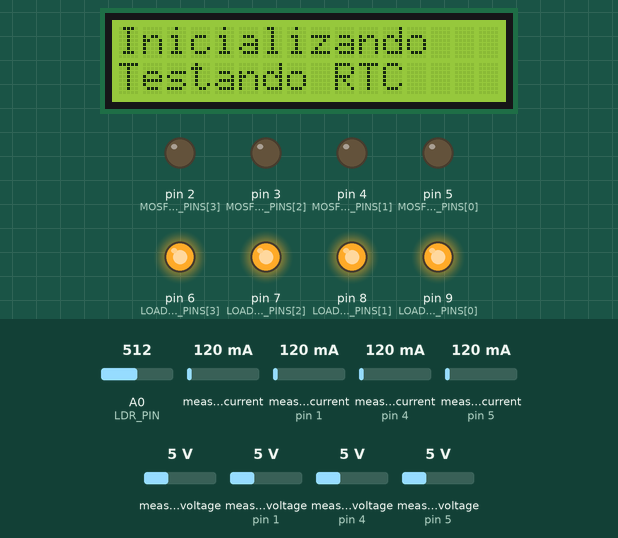
Simulated run of this sketch. Board: Arduino Uno, built with avr-gcc and run on an emulated ATmega328P. On the bench: 16×2 character LCD, output pins drawn as LEDs (lit = HIGH). Inputs (shaded band) come from the test bench; at power-on: A0 (LDR_PIN) = 512, measured current 120 mA, measured current (sensors on pin 1, pin 4, pin 5) 120 mA, measured voltage 5 V, measured voltage (sensors on pin 1, pin 4, pin 5) 5 V. The local clock reads 2024-03-15 10:24:30 at power-on unless the sketch sets it; storage starts empty; what the sketch prints to the serial monitor is not drawn.

Above: at 0.4 s.
At 0.9 s:
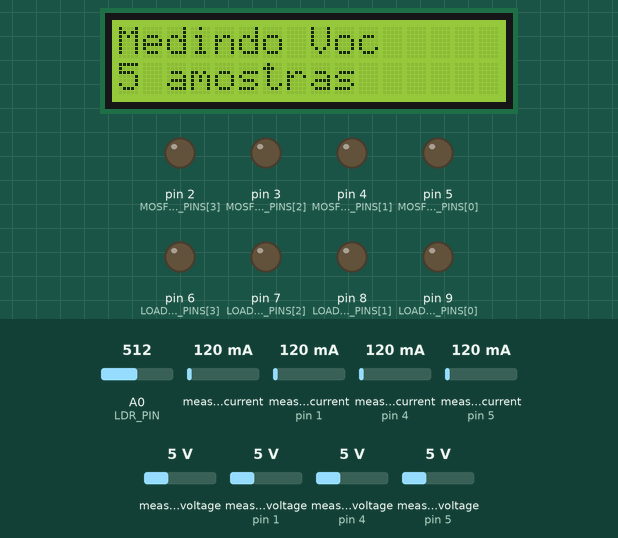
At 1.7 s:
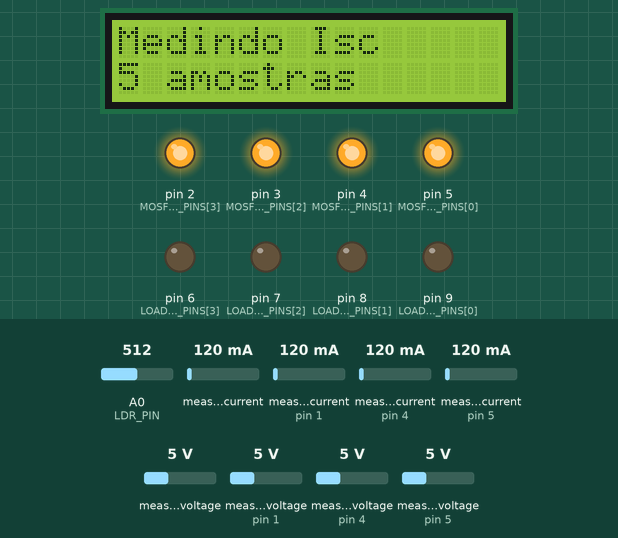
At 2.4 s:
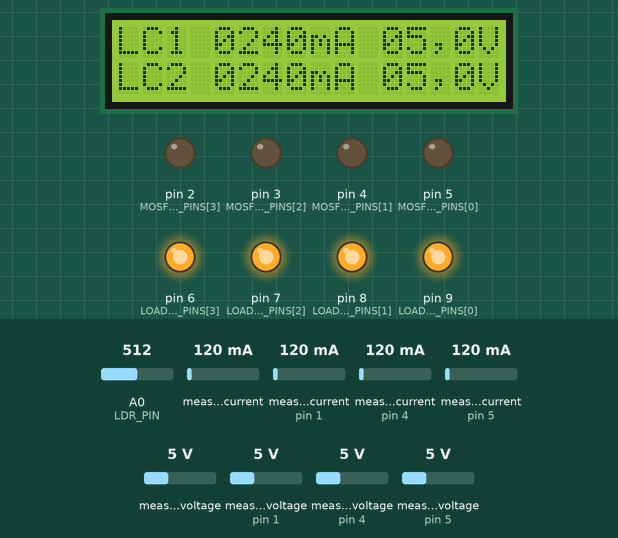
At 12.1 s:
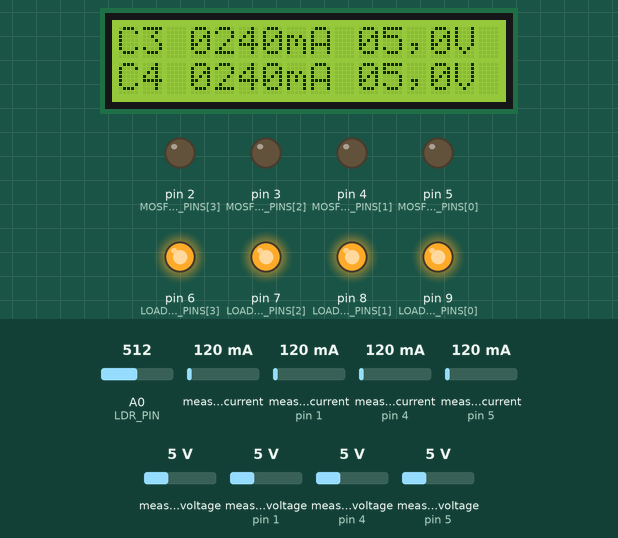
At 36.1 s:
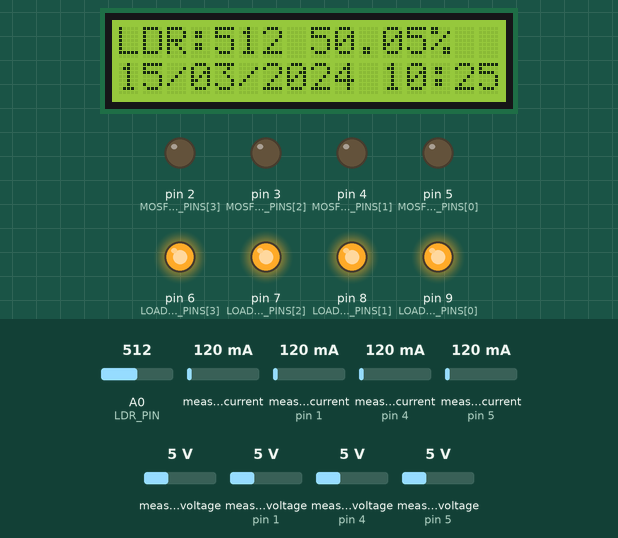
Timing chart, 0 to 37.6 s (numbered marks = the images above):
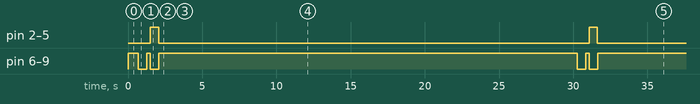

Measured:
- by itself, pin 2 (MOSFET_GATE_PINS[3]), pin 3 (MOSFET_GATE_PINS[2]), pin 4 (MOSFET_GATE_PINS[1]), pin 5 (MOSFET_GATE_PINS[0]): HIGH → LOW at 2.1 s, → HIGH 29.0 s later, → LOW 0.55 s later
- by itself, pin 6 (LOAD_GATE_PINS[3]), pin 7 (LOAD_GATE_PINS[2]), pin 8 (LOAD_GATE_PINS[1]), pin 9 (LOAD_GATE_PINS[0]): HIGH → LOW at 0.69 s, → HIGH 0.57 s later, → LOW 0.25 s later, → HIGH 0.57 s later, … (8 changes in this stretch)
- what the display in image 2 shows lasts 0.8 s, from 1.6 s to 2.4 s
- what the display in image 3 shows lasts 1.6 s, from 2.4 s to 4.0 s
- what the display in image 4 shows lasts 4.0 s, from 12.0 s to 16.0 s

The sketch:

2026-2.0.ino
```cpp
/*
  PhotoVoltaic 2026 - combined-display version

  Includes:
  - Four INA219 channels at 0x40, 0x41, 0x44 and 0x45.
  - Loaded, open-circuit and short-circuit measurements.
  - MOSFET load/short switching with dead-time interlock.
  - Averaged OC and SC readings, plus CSV logging to pv_iv.csv.
  - Five LCD screens: loaded CH1-CH2, loaded CH3-CH4,
    combined SC current + OC voltage for CH1-CH2,
    combined SC current + OC voltage for CH3-CH4,
    and LDR/date/time.
*/

//-----libraries-------
#define ENABLE_INA219   1 // INA219 measurement system enabled.
#define ENABLE_I2C_SCAN 0 // Set to 1 temporarily when diagnosing the I2C bus.

#include <Adafruit_INA219.h>
#include <DS1307RTC.h>
#include <LiquidCrystal_I2C.h>
#include <SPI.h>
#include <SD.h>
#include <TimeLib.h>
#include <Wire.h>

LiquidCrystal_I2C lcd(0x27, 16, 2);

// I2C addresses: LCD 0x27, RTC 0x68, and INA219 channels 1-4.
const uint8_t INA219_CH1_ADDR = 0x40;
const uint8_t INA219_CH2_ADDR = 0x41;
const uint8_t INA219_CH3_ADDR = 0x44;
const uint8_t INA219_CH4_ADDR = 0x45;

Adafruit_INA219 ina219_ch1(INA219_CH1_ADDR);
Adafruit_INA219 ina219_ch2(INA219_CH2_ADDR);
Adafruit_INA219 ina219_ch3(INA219_CH3_ADDR);
Adafruit_INA219 ina219_ch4(INA219_CH4_ADDR);

float shuntVoltageMV[4]    = {0, 0, 0, 0};
float busVoltageV[4]       = {0, 0, 0, 0};
float currentMA[4]         = {0, 0, 0, 0};
float ocShuntVoltageMV[4]  = {0, 0, 0, 0};
float ocBusVoltageV[4]     = {0, 0, 0, 0};
float ocCurrentMA[4]       = {0, 0, 0, 0};
float iscShuntVoltageMV[4] = {0, 0, 0, 0};
float iscBusVoltageV[4]    = {0, 0, 0, 0};
float iscCurrentMA[4]      = {0, 0, 0, 0};

// built-in 0.1Ω shunt is in parallel with external 0.1Ω shunt.
// Equivalent resistance is 0.05Ω
// current result must be multiplied by 0.1 / 0.05 = 2.
const float CURRENT_SCALE = 2.0;

// setting pins
const uint8_t chipSelect = 10; //sd card reader -> CS[D10]
const uint8_t LDR_PIN    = A0; //light sensor -> A0=D14

// Array order is CH1, CH2, CH3, CH4.
const uint8_t MOSFET_GATE_PINS[4] = {5, 4, 3, 2};

// Series load MOSFET gates: HIGH connects the load, LOW opens the circuit.
const uint8_t LOAD_GATE_PINS[4]         = {9, 8, 7, 6};
const bool ALL_CHANNELS[4]              = {true, true, true, true};
const bool OC_CHANNEL_ENABLED[4]        = {true, true, true, true};
const unsigned long OC_SETTLE_MS        = 250;
const unsigned long ISC_SETTLE_MS       = 250;
const uint8_t MEASUREMENT_SAMPLE_COUNT  = 5;
const unsigned long SAMPLE_INTERVAL_MS  = 20;
const unsigned long MOSFET_DEAD_TIME_MS = 10;

// LDR
uint16_t ldrRaw = 0;
float ldrVolt   = 0.0;
float ldrPct    = 0.0; //percentage

int8_t   lastMin = -1;
#if ENABLE_INA219
const char* DATA_FILE = "pv_iv.csv";
#else
const char* DATA_FILE = "test.csv";
#endif
tmElements_t displayTime;
bool displayTimeValid = false;

// display
uint8_t screen                     = 0;
unsigned long lastScreenSwitch     = 0;
const unsigned long screenInterval = 4000; // 4 seconds

bool displayDirty = true;

void Leitura(const tmElements_t &time);
#if ENABLE_INA219
void INA219_read(Adafruit_INA219 &sensor, float &shuntMV,
                 float &busV, float &currentMAValue);
void printINAValues(float shuntMV, float busV, float currentMAValue);
void printMeasurements(const __FlashStringHelper *label,
                       const float shuntMV[4], const float busV[4],
                       const float currentValueMA[4],
                       const bool enabledChannels[4]);
void averageINA219Readings(float shuntMV[4], float busV[4],
                           float currentValueMA[4],
                           const bool enabledChannels[4]);
void writeCsvHeader(File &dataFile);
#endif

void showStartupStep(const __FlashStringHelper* serialMessage,
                     const __FlashStringHelper* lcdMessage)
{
  Serial.println(serialMessage);
  Serial.flush();
  lcd.clear();
  lcd.setCursor(0, 0);
  lcd.print(F("Inicializando"));
  lcd.setCursor(0, 1);
  lcd.print(lcdMessage);
}

#if ENABLE_I2C_SCAN
void scanI2CBus()
{
  uint8_t devicesFound = 0;

  Serial.println(F("Scanning I2C addresses..."));
  for (uint8_t address = 1; address < 127; address++) {
    Wire.beginTransmission(address);
    uint8_t error = Wire.endTransmission();

    if (error == 0) {
      Serial.print(F("I2C device found at 0x"));
      if (address < 0x10) Serial.print('0');
      Serial.println(address, HEX);
      devicesFound++;
    } else if (error == 4) {
      Serial.print(F("Unknown I2C error at 0x"));
      if (address < 0x10) Serial.print('0');
      Serial.println(address, HEX);
    }
  }

  Serial.print(F("I2C scan complete. Devices found: "));
  Serial.println(devicesFound);
  Serial.flush();
}
#endif

void setShortCircuit(bool enabled)
{
  if (enabled) {
    // Disconnect every load before enabling its parallel shorting MOSFET.
    for (uint8_t i = 0; i < 4; i++) {
      digitalWrite(MOSFET_GATE_PINS[i], LOW);
      digitalWrite(LOAD_GATE_PINS[i], LOW);
    }
    delay(MOSFET_DEAD_TIME_MS);
    for (uint8_t i = 0; i < 4; i++) {
      digitalWrite(MOSFET_GATE_PINS[i], HIGH);
    }
  } else {
    // Remove every short before reconnecting the corresponding load.
    for (uint8_t i = 0; i < 4; i++) {
      digitalWrite(MOSFET_GATE_PINS[i], LOW);
    }
    delay(MOSFET_DEAD_TIME_MS);
    for (uint8_t i = 0; i < 4; i++) {
      digitalWrite(LOAD_GATE_PINS[i], HIGH);
    }
  }

  Serial.println(enabled ? F("Short circuit ON; loads OFF")
                         : F("Short circuit OFF; loads ON"));
  Serial.flush();
}

void setLoadsConnected(bool connected)
{
  for (uint8_t i = 0; i < 4; i++) {
    bool loadConnected = OC_CHANNEL_ENABLED[i] ? connected : true;
    digitalWrite(LOAD_GATE_PINS[i], loadConnected ? HIGH : LOW);
  }

  Serial.println(connected ? F("All loads connected")
                           : F("All loads disconnected (open circuit)"));
  Serial.flush();
}

void setup(){
  tmElements_t time;
  Serial.begin(9600);

  // LOW is the safe/normal loaded state for the parallel IRLZ44N switches.
  for (uint8_t i = 0; i < 4; i++) {
    digitalWrite(MOSFET_GATE_PINS[i], LOW);
    pinMode(MOSFET_GATE_PINS[i], OUTPUT);

    // HIGH is the normal state for the series load switches.
    digitalWrite(LOAD_GATE_PINS[i], HIGH);
    pinMode(LOAD_GATE_PINS[i], OUTPUT);
  }

  Wire.begin();

  lcd.init();
  lcd.backlight();
  lcd.clear();
  lcd.setCursor(0, 0);
  lcd.print(F("Ola Bender"));
  lcd.setCursor(0, 1);
  lcd.print(F("ligando sistema"));


  Serial.println(F("PV monitor"));
  Serial.flush();

#if ENABLE_I2C_SCAN
  scanI2CBus();
#endif

//-----error checks----
#if ENABLE_INA219
  showStartupStep(F("INA CH1 test"), F("Test INA CH1"));
  if (!ina219_ch1.begin())
  {
    Serial.println(F("INA CH1 failed"));
    lcd.clear();
    lcd.setCursor(0, 0);
    lcd.print(F("Erro INA CH1"));
    while (1);
  }

  showStartupStep(F("INA CH2 test"), F("Test INA CH2"));
  if (!ina219_ch2.begin())
  {
    Serial.println(F("INA CH2 failed"));
    lcd.clear();
    lcd.setCursor(0, 0);
    lcd.print(F("Erro INA CH2"));
    while (1);
  }

  showStartupStep(F("INA CH3 test"), F("Test INA CH3"));
  if (!ina219_ch3.begin())
  {
    Serial.println(F("INA CH3 failed"));
    lcd.clear();
    lcd.setCursor(0, 0);
    lcd.print(F("Erro INA CH3"));
    while (1);
  }

  showStartupStep(F("INA CH4 test"), F("Test INA CH4"));
  if (!ina219_ch4.begin())
  {
    Serial.println(F("INA CH4 failed"));
    lcd.clear();
    lcd.setCursor(0, 0);
    lcd.print(F("Erro INA CH4"));
    while (1);
  }
#endif

  showStartupStep(F("SD test"), F("Testando SD"));
  if (!SD.begin(chipSelect))
  {
    pinMode(10, OUTPUT);
    Serial.println(F("SD failed"));
    lcd.clear();
    lcd.setCursor(0, 0);
    lcd.print(F("Erro SD"));
    while (1);
  }
  showStartupStep(F("RTC test"), F("Testando RTC"));
  if (RTC.read(time))
  {
    lastMin = time.Minute;
    displayTime = time;
    displayTimeValid = true;
  }
  else
  {
    Serial.println(F("RTC failed"));
    lcd.clear();
    lcd.setCursor(0, 0);
    lcd.print(F("Erro RTC"));
    while (1);
  }
  Serial.println(F("Opening CSV"));
  Serial.flush();
  //SD FILE setup
  File dataFile = SD.open(DATA_FILE, FILE_WRITE);
  if (!dataFile)
  {
    Serial.println(F("Error opening file"));
    lcd.clear();
    lcd.setCursor(0, 0);
    lcd.print(F("Erro .csv"));
    return;
  }
  if (dataFile.size() == 0)               //file empty
  {
#if ENABLE_INA219
    writeCsvHeader(dataFile);
#else
    dataFile.println(F("date,time,ldrRaw,ldrVolt,ldrPct"));
#endif
  }
  dataFile.close();
  Serial.println(F("Setup complete."));
  Serial.flush();

  // Take one immediate reading so the test screen is not left at zero.
  Leitura(time);
}

void loop()
{
  tmElements_t time;
  displayTask();

  if (RTC.read(time))
  {
    displayTime = time;
    displayTimeValid = true;

    if(time.Minute != lastMin)
    {
      lastMin = time.Minute;
      Leitura(time);
    }
  }
  else
  {Serial.println(F("Failed to read RTC"));}
}
void printFixed2_1(float value)
{
  if (value < 0) {
    value = 0;
  }

  if (value > 99.9) {
    lcd.print(F("99,9"));
    return;
  }

  uint16_t scaled = (uint16_t)(value * 10.0 + 0.5); // rounded value * 10

  uint8_t integerPart = scaled / 10;
  uint8_t decimalPart = scaled % 10;

  if (integerPart < 10) {
    lcd.print('0');
  }

  lcd.print(integerPart);
  lcd.print(',');
  lcd.print(decimalPart);
}
void printFixed4_0(float value)
{
  if (value < 0) {
    value = 0;
  }

  if (value > 9999) {
    lcd.print(F("9999"));
    return;
  }

  uint16_t rounded = (uint16_t)(value + 0.5); // no decimals, rounded

  if (rounded < 1000) lcd.print('0');
  if (rounded < 100)  lcd.print('0');
  if (rounded < 10)   lcd.print('0');

  lcd.print(rounded);
}

void printTwoDigits(uint8_t value)
{
  if (value < 10) lcd.print('0');
  lcd.print(value);
}

void drawLdrScreen()
{
  // Row 1 example: "LDR:1023 100.0%"
  lcd.setCursor(0, 0);
  lcd.print(F("LDR:"));
  lcd.print(ldrRaw);
  lcd.print(' ');
  lcd.print(ldrPct, 2);
  lcd.print('%');

  // Row 2 uses exactly 16 characters: "DD/MM/YYYY HH:MM".
  lcd.setCursor(0, 1);
  if (!displayTimeValid) {
    lcd.print(F("RTC indisponivel"));
    return;
  }

  printTwoDigits(displayTime.Day);
  lcd.print('/');
  printTwoDigits(displayTime.Month);
  lcd.print('/');
  lcd.print(tmYearToCalendar(displayTime.Year));
  lcd.print(' ');
  printTwoDigits(displayTime.Hour);
  lcd.print(':');
  printTwoDigits(displayTime.Minute);
}

void drawMeasurementRow(uint8_t row, uint8_t channelIndex, uint8_t channelNumber,
                        const __FlashStringHelper *label,
                        const float currentValues[4], const float busValues[4],
                        bool measurementEnabled = true)
{
  lcd.setCursor(0, row);
  lcd.print(label);
  lcd.print(channelNumber);
  if (!measurementEnabled) {
    lcd.print(F(" DESATIVADO"));
    return;
  }
  lcd.print(' ');
  printFixed4_0(currentValues[channelIndex]);
  lcd.print(F("mA "));
  printFixed2_1(busValues[channelIndex]);
  lcd.print(F("V"));
}

void drawDisplay()
{
  lcd.clear();

  if (screen == 0) {
    drawMeasurementRow(0, 0, 1, F("LC"), currentMA, busVoltageV);
    drawMeasurementRow(1, 1, 2, F("LC"), currentMA, busVoltageV);
  } else if (screen == 1) {
    drawMeasurementRow(0, 2, 3, F("LC"), currentMA, busVoltageV);
    drawMeasurementRow(1, 3, 4, F("LC"), currentMA, busVoltageV);
  } else if (screen == 2) {
    // Combined result: short-circuit current and open-circuit voltage.
    drawMeasurementRow(0, 0, 1, F("C"), iscCurrentMA, ocBusVoltageV,
                       OC_CHANNEL_ENABLED[0]);
    drawMeasurementRow(1, 1, 2, F("C"), iscCurrentMA, ocBusVoltageV,
                       OC_CHANNEL_ENABLED[1]);
  } else if (screen == 3) {
    drawMeasurementRow(0, 2, 3, F("C"), iscCurrentMA, ocBusVoltageV,
                       OC_CHANNEL_ENABLED[2]);
    drawMeasurementRow(1, 3, 4, F("C"), iscCurrentMA, ocBusVoltageV,
                       OC_CHANNEL_ENABLED[3]);
  } else {
    drawLdrScreen();
  }
}

void displayTask()
{
  if (millis() - lastScreenSwitch >= screenInterval) {
    lastScreenSwitch = millis();
#if ENABLE_INA219
    screen = (screen + 1) % 5;
#else
    screen = 0;
#endif
    displayDirty = true;
  }

  if (displayDirty) {
    drawDisplay();
    displayDirty = false;
  }
}

#if ENABLE_INA219
void printINAValues(float shuntMV, float busV, float currentMAValue)
{
  Serial.print(F("shunt: "));
  Serial.print(shuntMV, 3);
  Serial.print(F(" mV | bus: "));
  Serial.print(busV, 3);
  Serial.print(F(" V | current: "));
  Serial.print(currentMAValue, 3);
  Serial.println(F(" mA"));
}

void INA219_read(Adafruit_INA219 &sensor, float &shuntMV,
                 float &busV, float &currentMAValue)
{
  shuntMV = sensor.getShuntVoltage_mV();
  busV = sensor.getBusVoltage_V();
  currentMAValue = sensor.getCurrent_mA() * CURRENT_SCALE;
}

void printMeasurements(const __FlashStringHelper *label,
                       const float shuntMV[4], const float busV[4],
                       const float currentValueMA[4],
                       const bool enabledChannels[4])
{
  for (uint8_t channel = 0; channel < 4; channel++) {
    if (!enabledChannels[channel]) continue;
    Serial.print(label);
    Serial.print(F(" CH"));
    Serial.print(channel + 1);
    Serial.print(F(": "));
    printINAValues(shuntMV[channel], busV[channel], currentValueMA[channel]);
  }
}

void averageINA219Readings(float shuntMV[4], float busV[4],
                           float currentValueMA[4],
                           const bool enabledChannels[4])
{
  for (uint8_t channel = 0; channel < 4; channel++) {
    shuntMV[channel] = 0;
    busV[channel] = 0;
    currentValueMA[channel] = 0;
  }

  for (uint8_t sample = 0; sample < MEASUREMENT_SAMPLE_COUNT; sample++) {
    float sampleShuntMV;
    float sampleBusV;
    float sampleCurrentMA;

    if (enabledChannels[0]) {
      INA219_read(ina219_ch1, sampleShuntMV, sampleBusV, sampleCurrentMA);
      shuntMV[0] += sampleShuntMV;
      busV[0] += sampleBusV;
      currentValueMA[0] += sampleCurrentMA;
    }

    if (enabledChannels[1]) {
      INA219_read(ina219_ch2, sampleShuntMV, sampleBusV, sampleCurrentMA);
      shuntMV[1] += sampleShuntMV;
      busV[1] += sampleBusV;
      currentValueMA[1] += sampleCurrentMA;
    }

    if (enabledChannels[2]) {
      INA219_read(ina219_ch3, sampleShuntMV, sampleBusV, sampleCurrentMA);
      shuntMV[2] += sampleShuntMV;
      busV[2] += sampleBusV;
      currentValueMA[2] += sampleCurrentMA;
    }

    if (enabledChannels[3]) {
      INA219_read(ina219_ch4, sampleShuntMV, sampleBusV, sampleCurrentMA);
      shuntMV[3] += sampleShuntMV;
      busV[3] += sampleBusV;
      currentValueMA[3] += sampleCurrentMA;
    }

    if (sample + 1 < MEASUREMENT_SAMPLE_COUNT) delay(SAMPLE_INTERVAL_MS);
  }

  for (uint8_t channel = 0; channel < 4; channel++) {
    if (!enabledChannels[channel]) continue;
    shuntMV[channel] /= MEASUREMENT_SAMPLE_COUNT;
    busV[channel] /= MEASUREMENT_SAMPLE_COUNT;
    currentValueMA[channel] /= MEASUREMENT_SAMPLE_COUNT;
  }
}

void writeHeaderGroup(File &dataFile, const __FlashStringHelper *prefix, uint8_t channel)
{
  dataFile.print(prefix);
  dataFile.print(F("ShuntmV"));
  dataFile.print(channel);
  dataFile.write(',');
  dataFile.print(prefix);
  dataFile.print(F("BusV"));
  dataFile.print(channel);
  dataFile.write(',');
  dataFile.print(prefix);
  dataFile.print(F("CurrentmA"));
  dataFile.print(channel);
  dataFile.write(',');
}

void writeCsvHeader(File &dataFile)
{
  dataFile.print(F("date,time,"));
  for (uint8_t channel = 1; channel <= 4; channel++) {
    writeHeaderGroup(dataFile, F("load"), channel);
    writeHeaderGroup(dataFile, F("oc"), channel);
    writeHeaderGroup(dataFile, F("isc"), channel);
  }
  dataFile.println(F("ldrRaw,ldrVolt,ldrPct"));
}
#endif

void Leitura(const tmElements_t &time)
{
  Serial.println(F("Starting loaded measurement"));

#if ENABLE_INA219
  INA219_read(ina219_ch1, shuntVoltageMV[0], busVoltageV[0], currentMA[0]);
  INA219_read(ina219_ch2, shuntVoltageMV[1], busVoltageV[1], currentMA[1]);
  INA219_read(ina219_ch3, shuntVoltageMV[2], busVoltageV[2], currentMA[2]);
  INA219_read(ina219_ch4, shuntVoltageMV[3], busVoltageV[3], currentMA[3]);
  printMeasurements(F("LOAD"), shuntVoltageMV, busVoltageV, currentMA,
                    ALL_CHANNELS);
#endif

  // LDR
  ldrRaw = analogRead(LDR_PIN);
  ldrVolt = (ldrRaw * 3.3) / 1023.0;        //voltage of arduino connection
  ldrPct = (ldrRaw * 100.0) / 1023.0;       //percentage
  Serial.print(F("LDR: "));
  Serial.print(ldrRaw);
  Serial.print(F(" | "));
  Serial.print(ldrVolt, 2);
  Serial.println(F(" V"));
  Serial.print(F(" | "));
  Serial.print(ldrPct, 2);
  Serial.println(F("%"));

#if ENABLE_INA219
  // Disconnect all loads, allow Voc to settle, average five readings,
  // and reconnect them before any Serial output.
  setLoadsConnected(false);
  lcd.clear();
  lcd.setCursor(0, 0);
  lcd.print(F("Medindo Voc"));
  lcd.setCursor(0, 1);
  lcd.print(F("5 amostras"));
  delay(OC_SETTLE_MS);

  averageINA219Readings(ocShuntVoltageMV, ocBusVoltageV, ocCurrentMA,
                        OC_CHANNEL_ENABLED);
  setLoadsConnected(true);

  Serial.println(F("Averaged Voc (5 samples)"));
  printMeasurements(F("VOC"), ocShuntVoltageMV, ocBusVoltageV, ocCurrentMA,
                    OC_CHANNEL_ENABLED);

  // Disconnect all loads, then enable their parallel shorting MOSFETs.
  // After settling, average several quiet samples, remove every short,
  // and reconnect all loads before printing.
  setShortCircuit(true);
  lcd.clear();
  lcd.setCursor(0, 0);
  lcd.print(F("Medindo Isc"));
  lcd.setCursor(0, 1);
  lcd.print(F("5 amostras"));
  delay(ISC_SETTLE_MS);

  averageINA219Readings(iscShuntVoltageMV, iscBusVoltageV, iscCurrentMA,
                        ALL_CHANNELS);
  setShortCircuit(false);

  Serial.println(F("Averaged Isc (5 samples)"));
  printMeasurements(F("ISC"), iscShuntVoltageMV, iscBusVoltageV, iscCurrentMA,
                    ALL_CHANNELS);
#endif
  displayDirty = true;

  // SD FILE WRITE
  File dataFile = SD.open(DATA_FILE, FILE_WRITE);
  if (!dataFile)
  {
    Serial.println(F("Error opening file"));
    return;
  }

  // DATE
  if (time.Day < 10) dataFile.write('0');
  dataFile.print(time.Day);
  dataFile.write('/');
  if (time.Month < 10) dataFile.write('0');
  dataFile.print(time.Month);
  dataFile.write('/');
  dataFile.print(tmYearToCalendar(time.Year));
  dataFile.write(',');

  // TIME
  if (time.Hour < 10) dataFile.write('0');
  dataFile.print(time.Hour);
  dataFile.write(':');
  if (time.Minute < 10) dataFile.write('0');
  dataFile.print(time.Minute);
  dataFile.write(':');
  if (time.Second < 10) dataFile.write('0');
  dataFile.print(time.Second);
  dataFile.write(',');

  // Loaded, open-circuit, and short-circuit values for channels 1-4.
  for (uint8_t i = 0; i < 4; i++)
  {
    dataFile.print(shuntVoltageMV[i], 3);
    dataFile.write(',');
    dataFile.print(busVoltageV[i], 3);
    dataFile.write(',');
    dataFile.print(currentMA[i], 3);
    dataFile.write(',');
    if (OC_CHANNEL_ENABLED[i]) {
      dataFile.print(ocShuntVoltageMV[i], 3);
      dataFile.write(',');
      dataFile.print(ocBusVoltageV[i], 3);
      dataFile.write(',');
      dataFile.print(ocCurrentMA[i], 3);
      dataFile.write(',');
    } else {
      // Preserve the three OC columns as empty fields while disabled.
      dataFile.write(',');
      dataFile.write(',');
      dataFile.write(',');
    }
    dataFile.print(iscShuntVoltageMV[i], 3);
    dataFile.write(',');
    dataFile.print(iscBusVoltageV[i], 3);
    dataFile.write(',');
    dataFile.print(iscCurrentMA[i], 3);
    dataFile.write(',');
  }

  //LDR
  dataFile.print(ldrRaw);
  dataFile.write(',');
  dataFile.print(ldrVolt, 2);
  dataFile.write(',');
  dataFile.print(ldrPct, 2);
  dataFile.println();
  dataFile.close();
}
```
